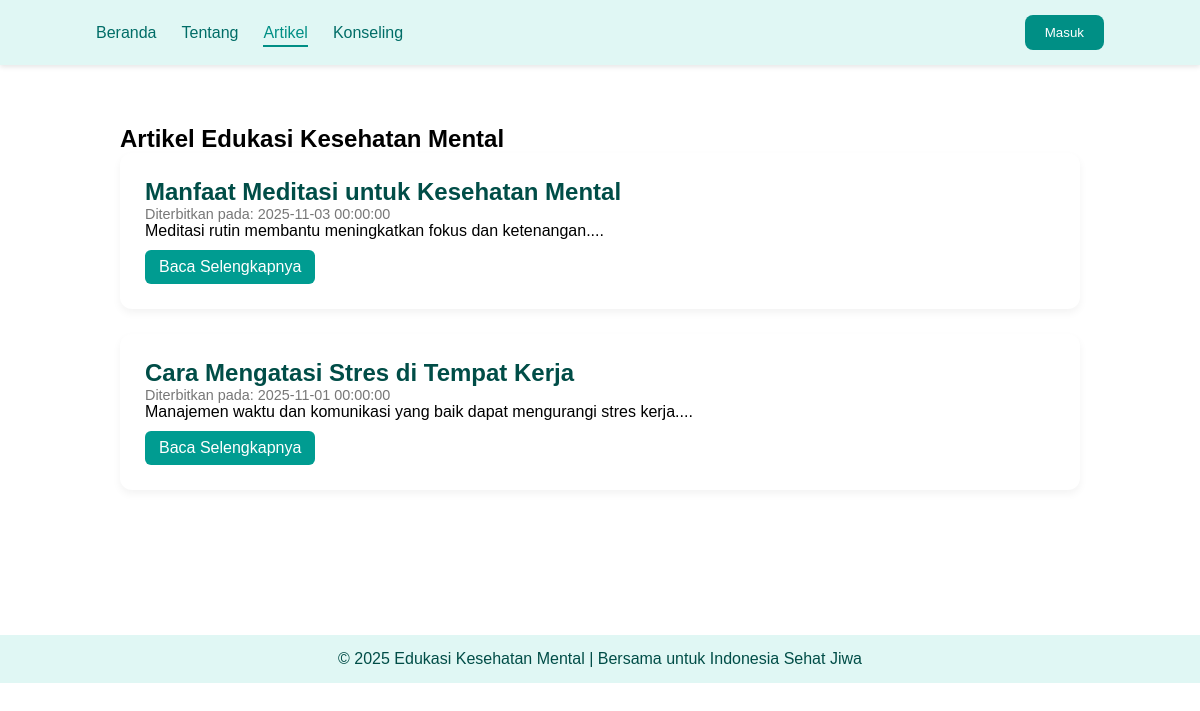
Page /edukasi.php on the earlier database version.
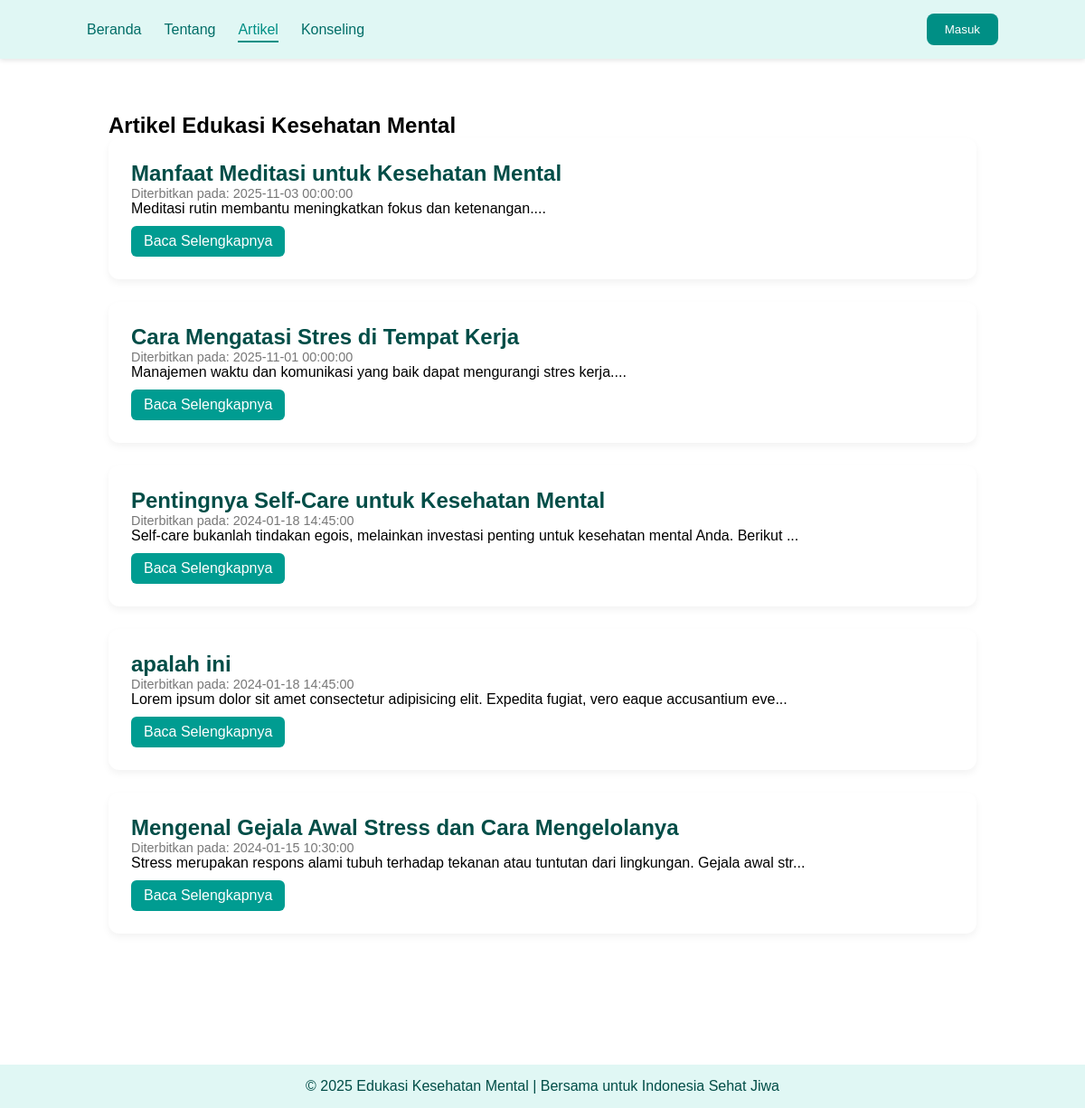
Same page on the later database version.
### tables this page shows
CREATE TABLE `artikel` (
  `artikel_id` int(11) NOT NULL,
  `dokter_id` int(11) DEFAULT NULL,
  `judul` varchar(200) DEFAULT NULL,
  `isi` longtext DEFAULT NULL,
  `tanggal` datetime DEFAULT NULL
);

### edukasi.php (the view, shortened to what this page needs)
<!DOCTYPE html>
<html lang="id">
<head>
  <link rel="stylesheet" href="asset/css/style.css">
</head>
<body>
  <header>
    <nav class="navbar">
      <ul>
        <li><a href="index.php">Beranda</a></li>
        <li><a href="about.php">Tentang</a></li>
        <li><a href="edukasi.php" class="active">Artikel</a></li>
        <li><a href="daftar_jadwal.php">Konseling</a></li>
      </ul>
            <?php if (isset($_SESSION['id_pasien'])): ?>
        <a href="logout.php" class="no-undlin">
          <button class="btn-primary-log">Logout</button>
        </a>
      <?php else: ?>
        <a href="signin.php" class="no-undlin">
          <button class="btn-primary-log">Masuk</button>
        </a>
      <?php endif; ?>
    </nav>
  </header>
  <main class="edukasi">
    <section class="artikel-section">
      <h1>Artikel Edukasi Kesehatan Mental</h1>
      <?php
      include 'connection.php';
      $query = mysqli_query($conn, "SELECT * FROM artikel ORDER BY tanggal DESC");
      if ($query->num_rows > 0) {
        while ($row = mysqli_fetch_array($query)) {
      ?>
              <div class='artikel-card'>
                <h2><?= $row['judul'] ?></h2>
                <p class='tanggal'>Diterbitkan pada: <?= $row['tanggal'] ?></p>
                <p><?= substr($row['isi'], 0, 100) ?>...</p>
                <a href='artikel_detail.php?id=<?= $row['artikel_id'] ?>' class='btn-baca'>Baca Selengkapnya</a>
              </div>
      <?php
        }
      } else {
        echo "<p>Tidak ada artikel yang tersedia saat ini.</p>";
      }
      ?>
    </section>
  </main>
  <footer>
    <p>© 2025 Edukasi Kesehatan Mental | Bersama untuk Indonesia Sehat Jiwa</p>
  </footer>
</body>
</html>

Differences in the rows shown:
added artikel: judul "Pentingnya Self-Care untuk Kesehatan Mental", tanggal "2024-01-18 14:45:00", isi "Self-care bukanlah tindakan egois, melainkan investasi penting untuk kesehatan mental Anda. Berikut"
added artikel: judul "apalah ini", tanggal "2024-01-18 14:45:00", isi "Lorem ipsum dolor sit amet consectetur adipisicing elit. Expedita fugiat, vero eaque accusantium eve"
added artikel: judul "Mengenal Gejala Awal Stress dan Cara Mengelolanya", tanggal "2024-01-15 10:30:00", isi "Stress merupakan respons alami tubuh terhadap tekanan atau tuntutan dari lingkungan. Gejala awal str"
